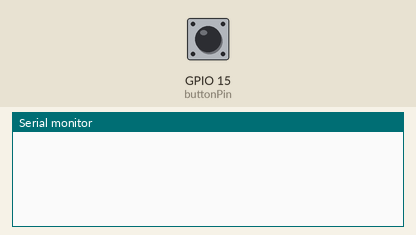
The sketch below on a simulated ESP32. Parts: the last lines printed to the serial monitor. The inputs (shaded band) are chosen by the test bench; at power-on: GPIO 15 (buttonPin) HIGH.

Above: at 1.2 s.
1.3 s: GPIO 15 (buttonPin) pulled LOW for 0.15 s
At 2.1 s:
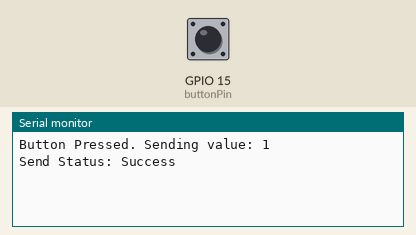
2.9 s: GPIO 15 (buttonPin) pulled LOW for 1 s
At 3.4 s:
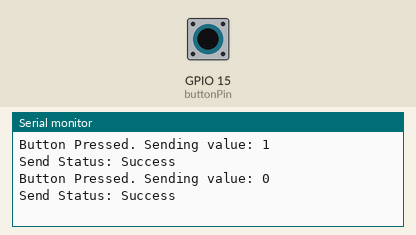

The sketch:

Transmitter.ino
```cpp
#include <esp_now.h>
#include <WiFi.h>

// Replace with the receiver's MAC address
uint8_t receiverMacAddress[] = {0x2C, 0xBC, 0xBB, 0x92, 0xCE, 0x84};  // 6:52:42.770 -> ESP32 MAC Address: 2C:BC:BB:92:CE:84

// Define a struct to send
struct PacketData {
  byte ledState;
};

PacketData data;

const int buttonPin = 15;  // GPIO15 for button
bool lastButtonState = HIGH;
bool ledState = false;

void OnDataSent(const uint8_t *mac_addr, esp_now_send_status_t status) {
  Serial.print("Send Status: ");
  Serial.println(status == ESP_NOW_SEND_SUCCESS ? "Success" : "Failed");
}

void setup() {
  Serial.begin(115200);
  pinMode(buttonPin, INPUT_PULLUP);

  WiFi.mode(WIFI_STA);

  if (esp_now_init() != ESP_OK) {
    Serial.println("Error initializing ESP-NOW");
    return;
  }

  esp_now_register_send_cb(OnDataSent);

  esp_now_peer_info_t peerInfo = {};
  memcpy(peerInfo.peer_addr, receiverMacAddress, 6);
  peerInfo.channel = 0;
  peerInfo.encrypt = false;

  if (esp_now_add_peer(&peerInfo) != ESP_OK) {
    Serial.println("Failed to add peer");
    return;
  }
}

void loop() {
  bool currentButtonState = digitalRead(buttonPin);

  // Detect button press (from HIGH to LOW)
  if (lastButtonState == HIGH && currentButtonState == LOW) {
    ledState = !ledState;  // Toggle the LED state
    data.ledState = ledState;

    esp_now_send(receiverMacAddress, (uint8_t *)&data, sizeof(data));
    Serial.print("Button Pressed. Sending value: ");
    Serial.println(data.ledState);
    delay(300);  // simple debounce
  }

  lastButtonState = currentButtonState;
}
```

Measured:
- after the input at 1.3 s, the serial monitor: prints a new line at once (image 1)
- after the input at 2.9 s, the serial monitor: prints a new line at once (image 2)
